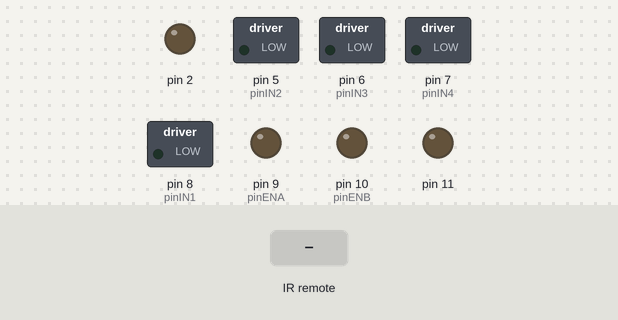
Bench run of a sketch on a simulated Arduino Uno, built with avr-gcc and run on an emulated ATmega328P. On the bench: switched loads named in the sketch (green lamp = pin HIGH), output pins drawn as LEDs (lit = HIGH). The test bench sets the inputs (shaded band).

Above: at 1.2 s.
1.3 s: infrared code 0xE718FF00 received
At 2.2 s:
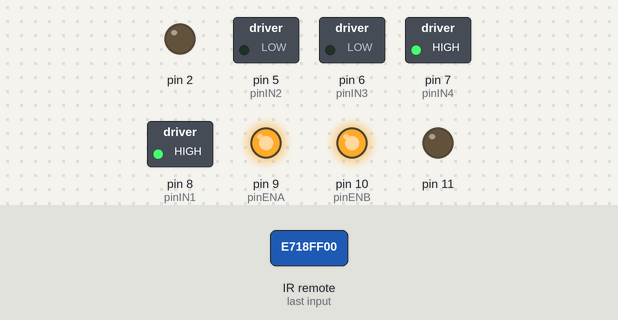
2.8 s: infrared code 0xF708FF00 received
At 3.3 s:
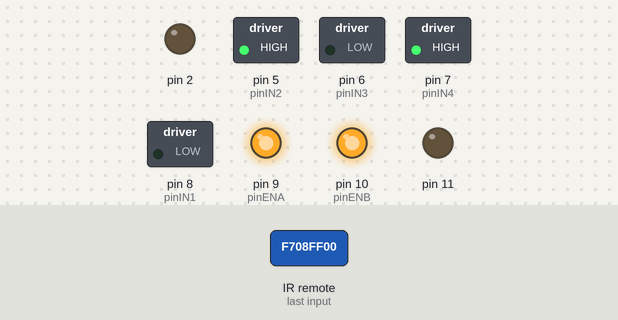
4.3 s: infrared code 0xA55AFF00 received
At 5.5 s:
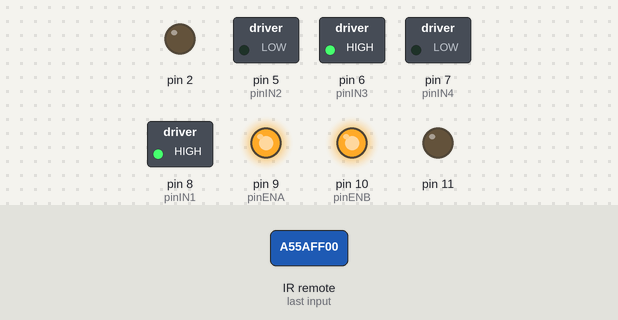
5.8 s: infrared code 0xAD52FF00 received
At 6.8 s:
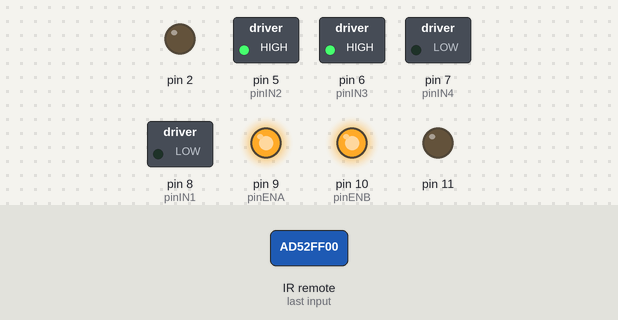
7.3 s: infrared code 0xBA45FF00 received
At 8.3 s:
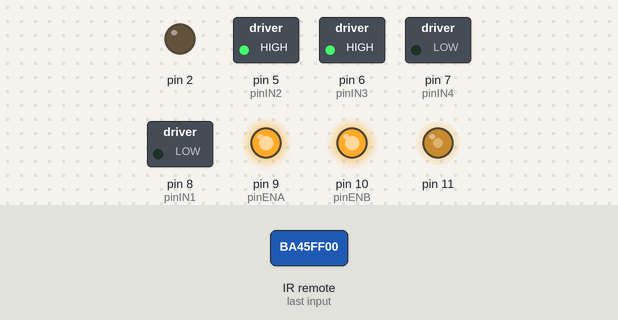
8.8 s: infrared code 0xE31CFF00 received
At 9.2 s:
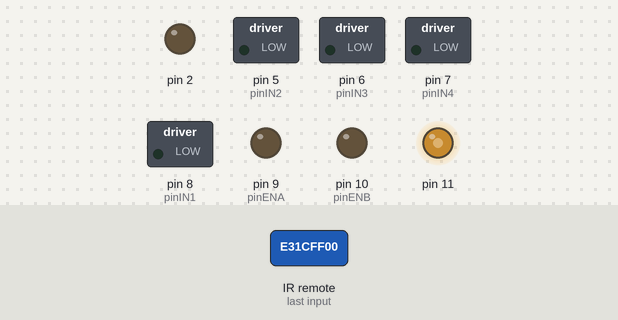
Timing chart, 0 to 11.3 s (numbered marks = the images above; inputs shaded):
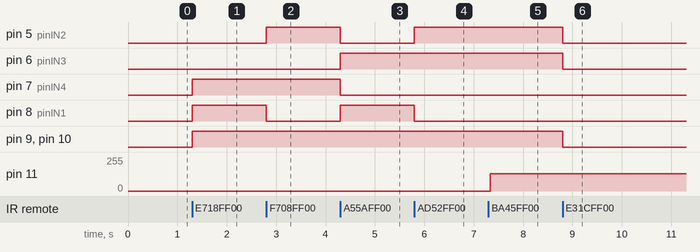

Measured:
- after the input at 1.3 s, pin 7 (pinIN4), pin 8 (pinIN1), pin 9 (pinENA), pin 10 (pinENB): LOW → HIGH at once
- after the input at 2.8 s, pin 5 (pinIN2): LOW → HIGH at once; pin 8 (pinIN1): HIGH → LOW at once
- after the input at 4.3 s, pin 5 (pinIN2), pin 7 (pinIN4): HIGH → LOW at once; pin 6 (pinIN3), pin 8 (pinIN1): LOW → HIGH at once
- after the input at 5.8 s, pin 5 (pinIN2): LOW → HIGH at once; pin 8 (pinIN1): HIGH → LOW at once
- after the input at 7.3 s, pin 11: 0/255 → 131/255 at once
- after the input at 8.8 s, pin 5 (pinIN2), pin 6 (pinIN3), pin 9 (pinENA), pin 10 (pinENB): HIGH → LOW at once

The sketch:

Main.ino
```cpp
#include "RobotCarLib.h"
#include <IRremote.h>
const int32_t KEY_UP = 0xE718FF00;
const int32_t KEY_LEFT = 0xF708FF00;
const int32_t KEY_OK = 0xE31CFF00;
const int32_t KEY_RIGHT = 0xA55AFF00;
const int32_t KEY_DOWN = 0xAD52FF00;
const int32_t KEY_1 = 0xBA45FF00;
const int32_t KEY_2 = 0xB946FF00;
const int32_t KEY_3 = 0xB847FF00;
const int32_t KEY_4 = 0xBB44FF00;
const int32_t KEY_5 = 0xBF40FF00;
const int32_t KEY_6 = 0xBC43FF00;
const int32_t KEY_7 = 0xF807FF00;
const int32_t KEY_8 = 0xEA15FF00;
const int32_t KEY_9 = 0xF609FF00;
const int32_t KEY_0 = 0xE619FF00;
const int32_t KEY_ASTERISK = 0xE916FF00;
const int32_t KEY_POUND = 0xF20DFF00;
const int32_t KEY_REPEAT = 0x0;
const uint8_t speed = 110;
bool inductor = false;
const int RECV_PIN = 3;

IRrecv irrecv(RECV_PIN);

RobotCarLib robot;

const int waitTime = 2000;
//Atmega 328p (Arduino Uno, Nano)
// Frecuencias
// 5, 6    Timer0   62500 Hz
// 9, 10    Timer1   31250 Hz
// 3, 11    Timer2   31250 Hz

// Prescalers
// 5, 6    Timer0   1 8 64 256 1024
// 9, 10    Timer1   1 8 64 256 1024
// 3, 11    Timer2   1 8 32 64 128 256 1024

// Valores por defecto
// 5, 6    Timer0 64   977Hz
// 9, 10    Timer1 64   490Hz
// 3, 11    Timer2 64   490Hz

// Consecuencias
// 5, 6    Timer0   delay() y millis()
// 9, 10    Timer1   Librería servo
// 3, 11    Timer2

void setPWMPrescaler(uint8_t pin, uint16_t prescale) {

  byte mode;

  if(pin == 5 || pin == 6 || pin == 9 || pin == 10) {
    switch(prescale) {
      case    1: mode = 0b001; break;
      case    8: mode = 0b010; break;
      case   64: mode = 0b011; break;
      case  256: mode = 0b100; break;
      case 1024: mode = 0b101; break;
      default: return;
    }

  } else if(pin == 3 || pin == 11) {
    switch(prescale) {
      case    1: mode = 0b001; break;
      case    8: mode = 0b010; break;
      case   32: mode = 0b011; break;
      case   64: mode = 0b100; break;
      case  128: mode = 0b101; break;
      case  256: mode = 0b110; break;
      case 1024: mode = 0b111; break;
      default: return;
    }
  }

  if(pin==5 || pin==6) {
    TCCR0B = TCCR0B & 0b11111000 | mode;
  } else if (pin==9 || pin==10) {
    TCCR1B = TCCR1B & 0b11111000 | mode;
  } else if (pin==3 || pin==11) {
    TCCR2B = TCCR2B & 0b11111000 | mode;
  }
}
void setup()
{
  pinMode(11, OUTPUT);
  //setPWMPrescaler(11, 32);
	robot.Init();
  irrecv.enableIRIn();
  pinMode(2, OUTPUT);
  Serial.begin(9600);

}

void loop()
{
     if (irrecv.decode())
   {
      switch (irrecv.decodedIRData.decodedRawData)
      {
      case KEY_UP:
         robot.MoveBackward();
         break;
      case KEY_LEFT:
         robot.TurnRight();
         break;
      case KEY_OK:
         robot.Stop();
         break;
      case KEY_RIGHT:
         robot.TurnLeft();
         break;
      case KEY_DOWN:
         robot.MoveForward();
         break;
      case KEY_REPEAT:
         //robot.Stop();
         break;
      case KEY_1:
         //analogWrite(11, 127);
         //Serial.println("KEY1");
         inductor = true;
         break;
      case KEY_2:
         digitalWrite(2, HIGH);
         break;
      case KEY_3:
         digitalWrite(2, LOW);
         break;
      case KEY_4:
         inductor = false;
         break;
      default:
         break;
      }
      irrecv.resume();
   }
   if(inductor){
        digitalWrite(11, HIGH);
        delayMicroseconds(100);
        digitalWrite(11, LOW);
        delayMicroseconds(100);
        digitalWrite(11, HIGH);
        delayMicroseconds(100);
        digitalWrite(11, LOW);
        delayMicroseconds(100);
        digitalWrite(11, HIGH);
        delayMicroseconds(100);
        digitalWrite(11, LOW);
        delayMicroseconds(100);
        digitalWrite(11, HIGH);
        delayMicroseconds(100);
        digitalWrite(11, LOW);
        delayMicroseconds(100);
        digitalWrite(11, HIGH);
        delayMicroseconds(100);
        digitalWrite(11, LOW);
        delayMicroseconds(100);
        digitalWrite(11, HIGH);
        delayMicroseconds(100);
        digitalWrite(11, LOW);
        delayMicroseconds(100);
        digitalWrite(11, HIGH);
        delayMicroseconds(100);
        digitalWrite(11, LOW);
   }
}
```

RobotCarLib.cpp
```cpp
// (licence header left out)
#include "RobotCar_Constants.h"
#include "RobotCar_L298N.h"
#include "RobotCarLib.h"


void RobotCarLib::Init()
{
	_motorLeft.Init(pinIN2, pinIN1, pinENA);
	_motorRight.Init(pinIN3, pinIN4, pinENB);
}

void RobotCarLib::Stop() const
{
	_motorLeft.Stop();
	_motorRight.Stop();
}


void RobotCarLib::MoveForward() const
{
	_motorLeft.MoveForward();
	_motorRight.MoveForward();
}


void RobotCarLib::MoveForward(uint8_t speed) const
{
	_motorLeft.MoveForward(speed);
	_motorRight.MoveForward(speed);
}

void RobotCarLib::MoveBackward() const
{
	_motorLeft.MoveBackward();
	_motorRight.MoveBackward();
}

void RobotCarLib::MoveBackward(uint8_t speed) const
{
	_motorLeft.MoveBackward(speed);
	_motorRight.MoveBackward(speed);
}

void RobotCarLib::TurnLeft() const
{
	_motorLeft.MoveBackward();
	_motorRight.MoveForward();
}

void RobotCarLib::TurnLeft(uint8_t speed)
{
	_motorLeft.MoveBackward(speed);
	_motorRight.MoveForward(speed);
}

void RobotCarLib::TurnRight() const
{
	_motorLeft.MoveForward();
	_motorRight.MoveBackward();
}

void RobotCarLib::TurnRight(uint8_t speed) const
{
	_motorLeft.MoveForward(speed);
	_motorRight.MoveBackward(speed);
}

void RobotCarLib::SlowTurnLeft() const
{
	_motorLeft.Stop();
	_motorRight.MoveForward();
}

void RobotCarLib::SlowTurnLeft(uint8_t speed) const
{
	_motorLeft.Stop();
	_motorRight.MoveForward(speed);
}

void RobotCarLib::SlowTurnRight() const
{
	_motorLeft.MoveForward();
	_motorRight.Stop();
}

void RobotCarLib::SlowTurnRight(uint8_t speed) const
{
	_motorLeft.MoveForward(speed);
	_motorRight.Stop();
}
```

RobotCarLib.h
```cpp
// (licence header left out)
#ifndef _ROBOTCARLIB_h
#define _ROBOTCARLIB_h

#include "Arduino.h"
#include "RobotCar_L298N.h"

class RobotCarLib
{
public:
	void Init();

	void Stop() const;

	void MoveForward() const;
	void MoveForward(uint8_t speed) const;
	void MoveBackward() const;
	void MoveBackward(uint8_t speed) const;

	void TurnLeft() const;
	void TurnLeft(uint8_t speed);
	void TurnRight() const;
	void TurnRight(uint8_t speed) const;

	void SlowTurnLeft() const;
	void SlowTurnLeft(uint8_t speed) const;
	void SlowTurnRight() const;
	void SlowTurnRight(uint8_t speed) const;


private:
	RobotCar_L298N _motorLeft;
	RobotCar_L298N _motorRight;
};

#endif
```

RobotCar_Constants.h
```cpp
// (licence header left out)
#ifndef _ROBOTCAR_CONSTANTS_h
#define _ROBOTCAR_CONSTANTS_h

const int pinIN1 = 8;
const int pinIN2 = 5;
const int pinIN3 = 6;
const int pinIN4 = 7;
const int pinENA = 9;
const int pinENB = 10;
//const int pinIN1 = 6;
//const int pinIN2 = 7;
//const int pinIN3 = 8;
//const int pinIN4 = 5;
//const int pinENA = 19;
//const int pinENB = 18;


#endif
```

RobotCar_L298N.cpp
```cpp
// (licence header left out)
#include "RobotCar_L298N.h"
#include <Arduino.h>


void RobotCar_L298N::Init(int pinIN1, int pinIN2, int pinENA)
{
	this->_pinIN1 = pinIN1;
	this->_pinIN2 = pinIN2;
	this->_pinENA = pinENA;
	pinMode(_pinIN1, OUTPUT);
	pinMode(_pinIN2, OUTPUT);
	pinMode(_pinENA, OUTPUT);
}

void RobotCar_L298N::Stop() const
{
	digitalWrite(_pinIN1, LOW);
	digitalWrite(_pinIN2, LOW);
	digitalWrite(_pinENA, LOW);
}

void RobotCar_L298N::MoveForward() const
{
	digitalWrite(_pinIN1, HIGH);
	digitalWrite(_pinIN2, LOW);
	digitalWrite(_pinENA, HIGH);
}

void RobotCar_L298N::MoveForward(uint8_t speed) const
{
	digitalWrite(_pinIN1, HIGH);
	digitalWrite(_pinIN2, LOW);
	analogWrite(_pinENA, speed);
}

void RobotCar_L298N::MoveBackward() const
{
	digitalWrite(_pinIN1, LOW);
	digitalWrite(_pinIN2, HIGH);
	digitalWrite(_pinENA, HIGH);
}

void RobotCar_L298N::MoveBackward(uint8_t speed) const
{
	digitalWrite(_pinIN1, LOW);
	digitalWrite(_pinIN2, HIGH);
	analogWrite(_pinENA, speed);
}
```

RobotCar_L298N.h
```cpp
// (licence header left out)
#ifndef _ROBOTCAR_L298N_h
#define _ROBOTCAR_L298N_h

#include <Arduino.h>

class RobotCar_L298N
{
public:
	void Init(int pinIN1, int pinIN2, int pinENA);
	void Stop() const;
	void MoveForward() const;
	void MoveForward(uint8_t speed) const;
	void MoveBackward() const;
	void MoveBackward(uint8_t speed) const;

private:
	int8_t _pinIN1;
	int8_t _pinIN2;
	int8_t _pinENA;
};

#endif
```
